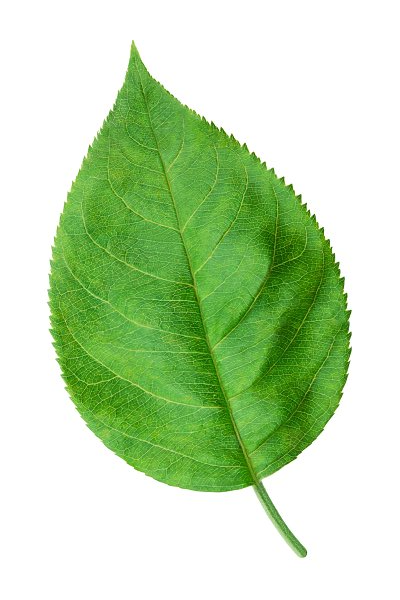
#> input picture HW4/C/images/apple/1.jpg, 400 x 600 px; its folder holds only this picture in this run
$ jupyter execute --allow-errors hw4_q1.ipynb
#> lines starting #> are read from the running program, lines starting #| are printed output that depends on the picture; after the words box and inside, x2 and y2 are one past the last pixel; in counts of white or black regions, pixels touching at a corner belong together
#> further down, image is the input picture: shape (600, 400, 3); mean B, G, R 176.3, 219, 191.3
### import the libraries

[cell 1]
import cv2
import matplotlib.pyplot as plt
import numpy as np
import os

### Run this cell for plotting

[cell 2]
def plotter(img_list, r, w, gray, wr, hr, fig_name = None):
    '''
    Plots images' list with its' caption and saves result image if you want.

    Parameters:
        img_list (list): The list of tuples of image and its' caption.
        r (int): The number of row(s).
        w (int): The number of colunm(s).
        gray (bool): The flag for plotting images in grayscale mode.
        wr (int): The width of one figure.
        hr (int): The height of one figure.
        fig_name (str): The name of the image of the plot. if not set this parameter the plot doesn't save.
    '''

    plt.rcParams['figure.figsize'] = (wr, hr)
    for i in range(len(img_list)):
        plt.subplot(r, w, i + 1)
        if img_list[i][2] == 'img':
            if gray:
                plt.imshow(img_list[i][0], cmap = 'gray')
            else:
                plt.imshow(img_list[i][0])
            plt.xticks([])
            plt.yticks([])
        elif img_list[i][2] == 'hist':
            plt.bar(np.arange(len(img_list[i][0])), img_list[i][0], color = 'c')
        else:
            raise Exception("Only image or histogram. Use third parameter of tuples in img_list and set it to img or hist.")
        plt.title(img_list[i][1])
    if fig_name is not None:
        plt.savefig(fig_name + '.png')
    plt.show()

### implement this function to classify leaves

[cell 3]
def classify_leaf(image):
    '''
    Parameters:
        image (numpy.ndarray): The input image.

    Returns:
        int: The class of the image. 1 == apple, 0 == linden
    '''

    leaf_type = 0

    gray = cv2.cvtColor(image, cv2.COLOR_BGR2GRAY)
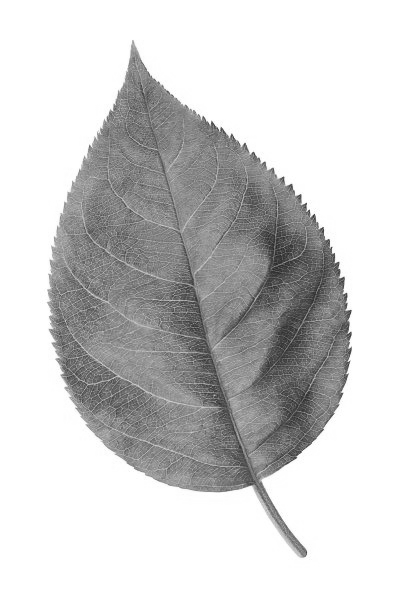
#> gray: shape (600, 400); min 39, max 255, mean 205.8
    _, thresh = cv2.threshold(gray, 0, 255, cv2.THRESH_BINARY_INV + cv2.THRESH_OTSU)
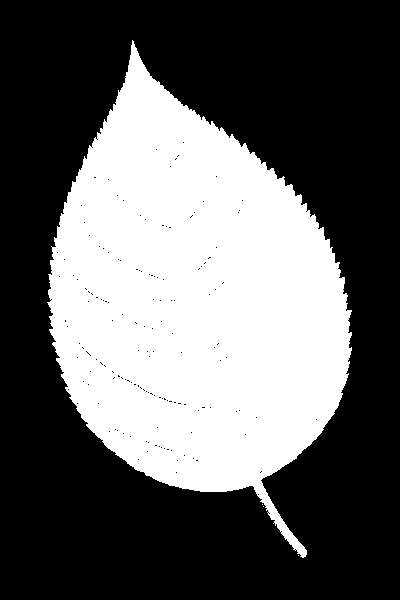
#> thresh: shape (600, 400); 38.1% white; 4 white regions (3 under 20 px), largest, box (x1, y1, x2, y2) and area: (47, 40, 352, 558) 91523

    struct = cv2.getStructuringElement(cv2.MORPH_RECT, (5, 5))
    thresh = cv2.morphologyEx(thresh, cv2.MORPH_CLOSE, struct)
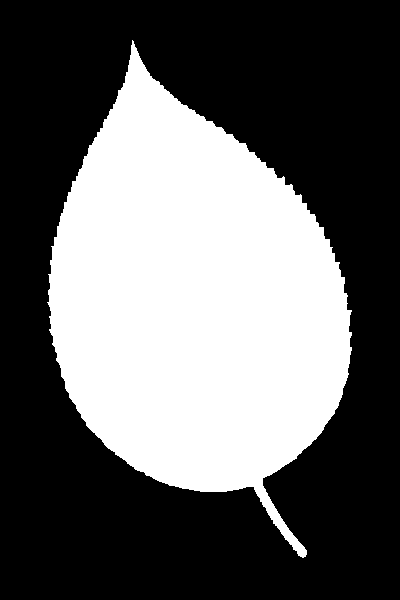
#> thresh: shape (600, 400); 38.3% white; 1 white region

    contours, _ = cv2.findContours(thresh, cv2.RETR_EXTERNAL, cv2.CHAIN_APPROX_SIMPLE)
#> contours = 1 contour; box (x1, y1, x2, y2) and area: (47, 40, 352, 558) 91363
    largest_contour = max(contours, key=cv2.contourArea)
#> largest_contour = contour of 679 points, box (x1, y1, x2, y2) (47, 40, 352, 558), area 91363

    area = cv2.contourArea(largest_contour)
#> area = 91363
    perimeter = cv2.arcLength(largest_contour, True)
#> perimeter = 1529.6
    compactness = (area * 4 * np.pi) / (perimeter * perimeter)
#> compactness = 0.491
#> `leaf_type = classify_leaf(image)`: leaf_type = 1

    if compactness > 0.48:
        leaf_type = 1

    return leaf_type

### Test your implementation (don't change this cell)

[cell 4]
image_list = []
acc = 0
#> (the rest of this cell did not finish here and is left out)
